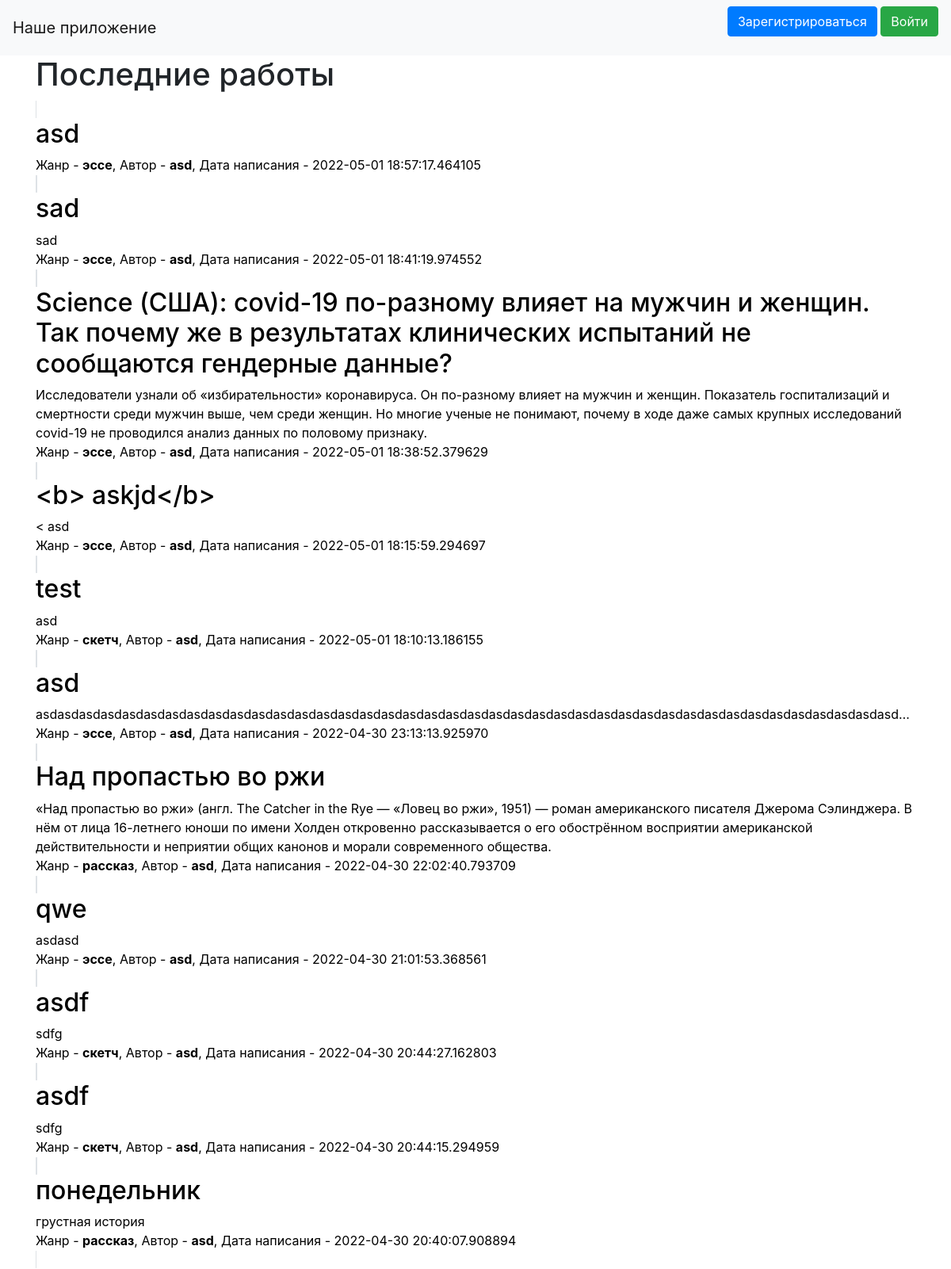
The page / on the database its author committed.
### data/works.py (models this page shows)
class Works(SqlAlchemyBase, SerializerMixin):
    __tablename__ = 'works'
    id = sqlalchemy.Column(sqlalchemy.Integer,
                           primary_key=True, autoincrement=True)
    title = sqlalchemy.Column(sqlalchemy.String, nullable=True)
    kind_id = sqlalchemy.Column(sqlalchemy.Integer,
                                sqlalchemy.ForeignKey("kinds.id"))
    genre_id = sqlalchemy.Column(sqlalchemy.Integer,
                                sqlalchemy.ForeignKey("genres.id"))
    description = sqlalchemy.Column(sqlalchemy.String, nullable=True)
    content = sqlalchemy.Column(sqlalchemy.String, nullable=True)
    created_date = sqlalchemy.Column(sqlalchemy.DateTime,
                                     default=datetime.datetime.now)
    is_private = sqlalchemy.Column(sqlalchemy.Boolean, default=True)
    user_id = sqlalchemy.Column(sqlalchemy.Integer,
                                sqlalchemy.ForeignKey("users.id"))
    user = orm.relation('User')
    genre = orm.relation('Genre')
    kind = orm.relation('Kind')

### data/genre.py (models this page shows)
class Genre(SqlAlchemyBase, SerializerMixin):
    __tablename__ = 'genres'
    id = sqlalchemy.Column(sqlalchemy.Integer, primary_key=True,
                           autoincrement=True)
    name = sqlalchemy.Column(sqlalchemy.String, nullable=True)
    news = orm.relation("Works", back_populates='genre')

### data/users.py (models this page shows, shortened)
class User(SqlAlchemyBase, UserMixin, SerializerMixin):
    __tablename__ = 'users'
    id = sqlalchemy.Column(sqlalchemy.Integer,
                           primary_key=True, autoincrement=True)
    name = sqlalchemy.Column(sqlalchemy.String, nullable=True)
    about = sqlalchemy.Column(sqlalchemy.String, nullable=True)
    email = sqlalchemy.Column(sqlalchemy.String,
                              index=True, unique=True, nullable=True)
    hashed_password = sqlalchemy.Column(sqlalchemy.String, nullable=True)
    created_date = sqlalchemy.Column(sqlalchemy.DateTime,
                                     default=datetime.datetime.now)
    news = orm.relation("Works", back_populates='user')

### main.py (the view)
@app.route("/")
def index():
    db_sess = db_session.create_session()
    works = db_sess.query(Works).order_by(
        desc(Works.created_date))
    return render_template("index.html", works=works)

### data/db_session.py (called while the page is built)
def create_session() -> Session:
    global __factory
    return __factory()

### templates/index.html
{% extends "base.html" %}
{% block content %}
<h1>Последние работы</h1>
{% for item in works %}
<a class="col-md6 border rounded" href='/texts/{{ item.id|int() }}' style="color: black; text-decoration: none;">
    <h2 >{{item.title}}</h2>
    <div style="overflow-x:hidden; text-overflow: ellipsis;">
        {{item.description}}
    </div>
    <div style="overflow-x:hidden; text-overflow: ellipsis;">
        Жанр - <b>{{item.genre.name}}</b>, Автор - <b>{{item.user.name}}</b>, Дата написания - {{item.created_date}}
    </div>
</a>
{% endfor %}
{% endblock %}

### templates/base.html (shortened to what this page needs)
<!doctype html>
<html lang="en">
<head>
    <link rel="stylesheet"
          href="https://stackpath.bootstrapcdn.com/bootstrap/4.4.1/css/bootstrap.min.css"
>
</head>
<body>
<header>
    <nav class="navbar navbar-light bg-light">
        <a class="navbar-brand" href="/">Наше приложение</a>
                {% if current_user.is_authenticated %}
            <a class="navbar-brand" href="/profile/{{ current_user.id }}">{{ current_user.name }}</a>
        {% else %}
            <p>
                <a class="btn btn-primary " href="/register">Зарегистрироваться</a>
                <a class="btn btn-success" href="/login">Войти</a>
            </p>
        {% endif %}
    </nav>
</header>
<main role="main" class="container">
    {% block content %}{% endblock %}
</main>
</body>
</html>

### rows shown on the page
Works: title "asd", genre.name "эссе", user.name "asd", created_date "2022-05-01 18:57:17.464105"
Works: title "sad", description "sad", genre.name "эссе", user.name "asd", created_date "2022-05-01 18:41:19.974552"
Works: title "Science (США): covid-19 по-разному влияет на мужчин и женщин. Так почему же в результатах клинических испытаний не сообщаются гендерные данные?", description "Исследователи узнали об «избирательности» коронавируса. Он по-разному влияет на мужчин и женщин. Показатель госпитализаций и смертности среди мужчин выше, чем среди женщин. Но многие ученые не понимают, почему в ходе даже самых крупных исследований covid-19 не проводился анализ данных по половому признаку.", genre.name "эссе", user.name "asd", created_date "2022-05-01 18:38:52.379629"
Works: title "<b> askjd</b>", description "< asd", genre.name "эссе", user.name "asd", created_date "2022-05-01 18:15:59.294697"
Works: title "test", description "asd", genre.name "скетч", user.name "asd", created_date "2022-05-01 18:10:13.186155"
Works: title "asd", description "asdasdasdasdasdasdasdasdasdasdasdasdasdasdasdasdasdasdasdasdasdasdasdasdasdasdasdasdasdasdasdasdasdasdasdasdasdasdasdasd…", genre.name "эссе", user.name "asd", created_date "2022-04-30 23:13:13.925970"
Works: title "Над пропастью во ржи", description "«Над пропастью во ржи» (англ. The Catcher in the Rye — «Ловец во ржи», 1951) — роман американского писателя Джерома Сэлинджера. В нём от лица 16-летнего юноши по имени Холден откровенно рассказывается о его обострённом восприятии американской действительности и неприятии общих канонов и морали современного общества.", genre.name "рассказ", user.name "asd", created_date "2022-04-30 22:02:40.793709"
Works: title "qwe", description "asdasd", genre.name "эссе", user.name "asd", created_date "2022-04-30 21:01:53.368561"
Works: title "asdf", description "sdfg", genre.name "скетч", user.name "asd", created_date "2022-04-30 20:44:27.162803"
Works: title "asdf", description "sdfg", genre.name "скетч", user.name "asd", created_date "2022-04-30 20:44:15.294959"
Works: title "понедельник", description "грустная история", genre.name "рассказ", user.name "asd", created_date "2022-04-30 20:40:07.908894"
